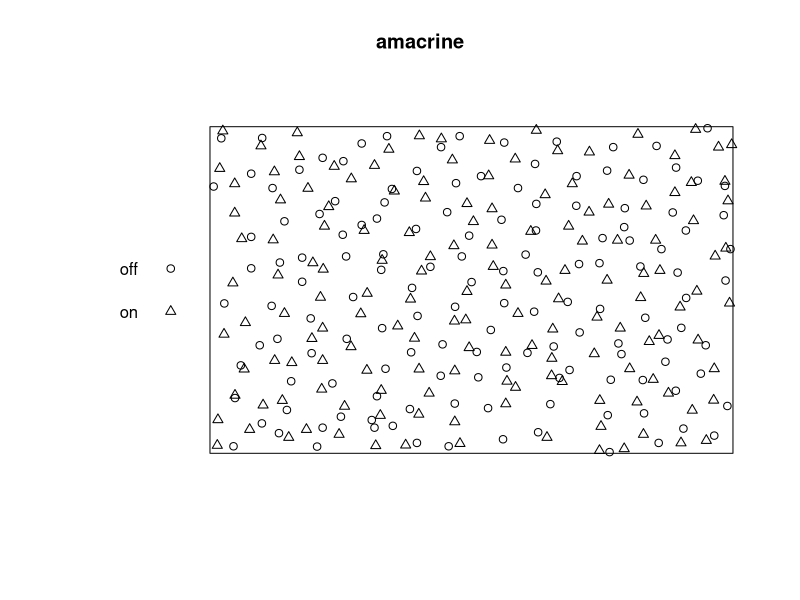
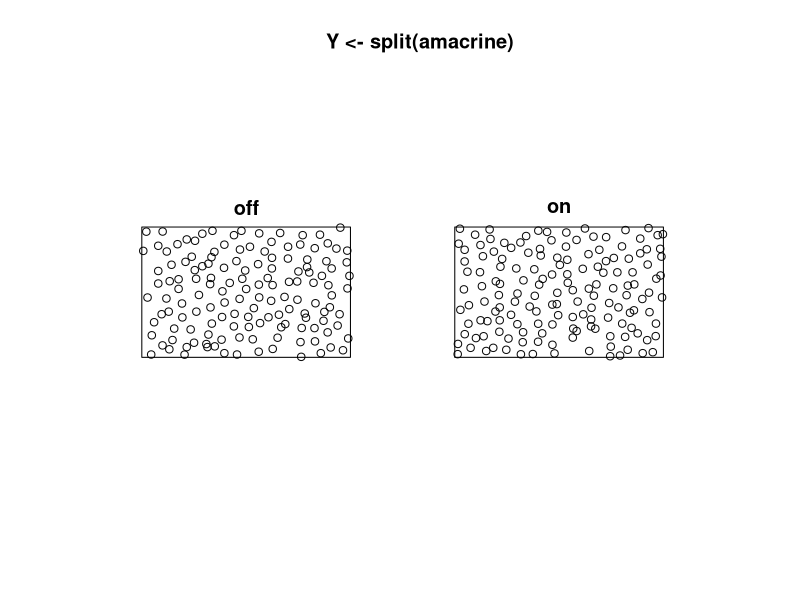
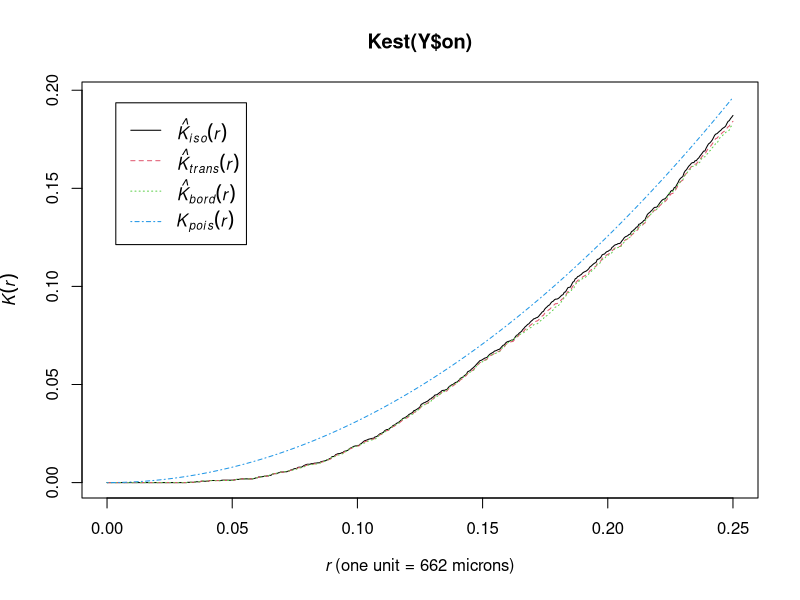
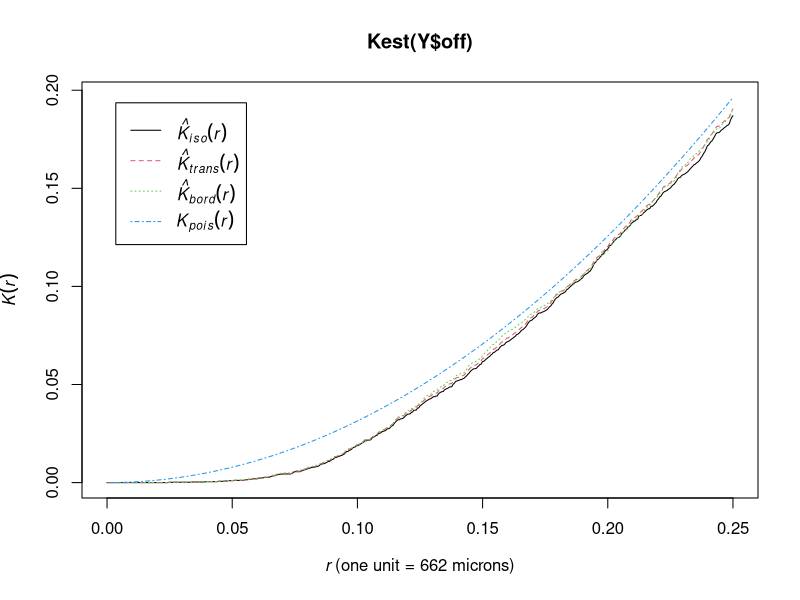
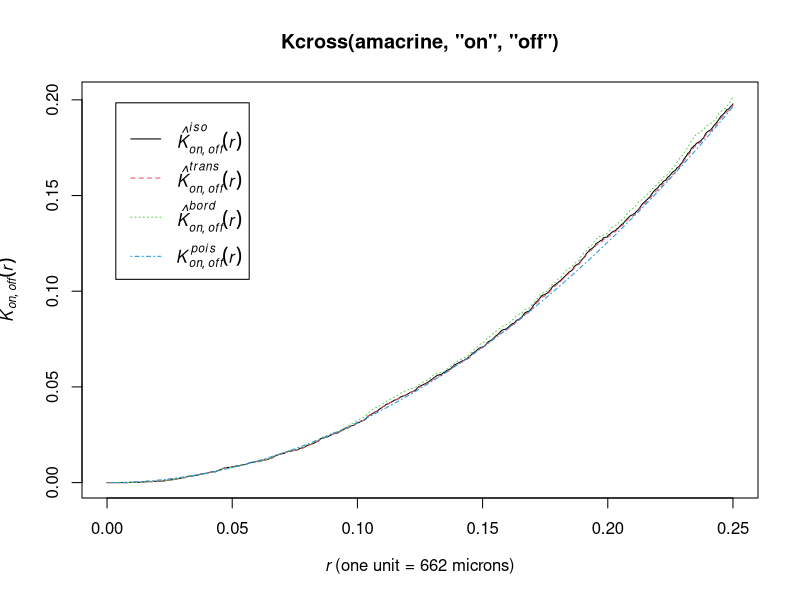
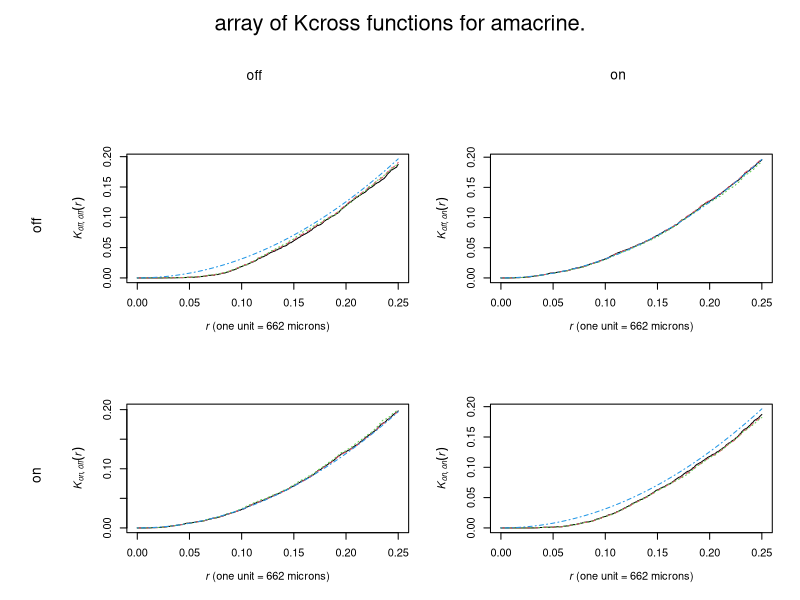
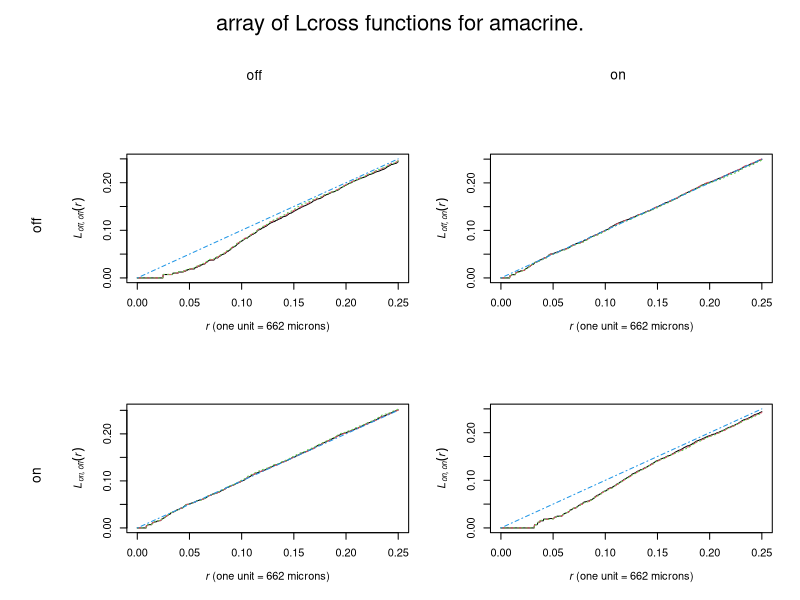
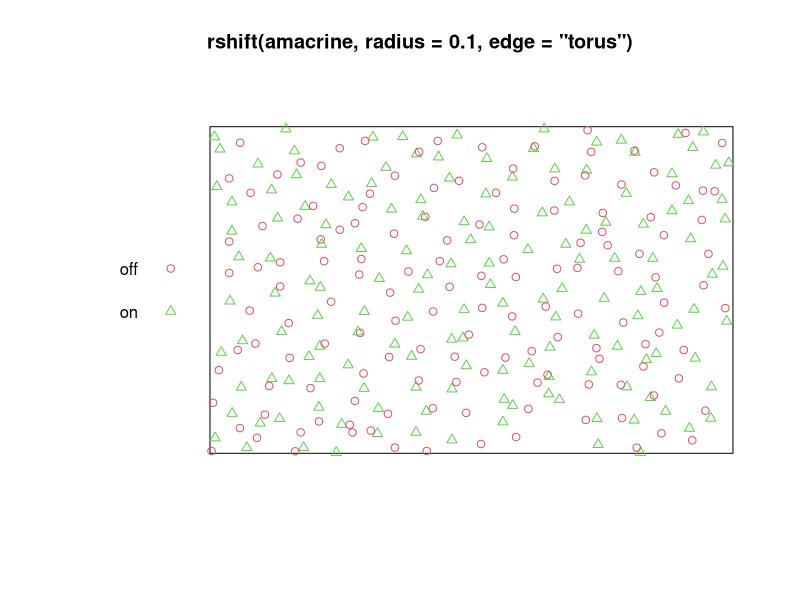

These charts were generated, in order, by the following R code:
#'      Workshop on analysing spatial point patterns with spatstat
#'                   Aalborg, April 2015
#' 
#'                   Lecturer's R script 
#'                  Session 11: Multitype summary functions and models
#' 
#'         Copyright (c) Adrian Baddeley and Ege Rubak 2015
#' 
library(spatstat)

plot(amacrine)
plot(Y <- split(amacrine))
plot(Kest(Y$on))
plot(Kest(Y$off))

plot(Kcross(amacrine, "on", "off"))

plot(alltypes(amacrine, Kcross))
plot(alltypes(amacrine, Lcross))

#' random shifts - for testing independence between components
plot(rshift(amacrine, radius=0.1, edge="torus"), cols=2:3)
#' repeat

#'   envelope() argument 'simulate'
simex <- expression(rshift(amacrine, radius=0.2, edge="torus"))
eval(simex)
eval(simex)
plot(envelope(amacrine, Kcross, nsim=39, simulate=simex))

#' 
mad.test(amacrine, Kcross, nsim=39, simulate=simex)
#' distance interval not too important for MAD test
dclf.test(amacrine, Kcross, nsim=39, simulate=simex, ginterval=c(0,0.1))
#' distance interval quite important for DCLF test

#' random labelling
plot(chorley,
     chars=c(16, 3), cex=c(1, 0.4), cols=2:3)
plot(rlabel(chorley), 
     chars=c(16, 3), cex=c(1, 0.4), cols=2:3)
#' [repeat]

#' [Hand made Monte Carlo test]
chorley.extra$incin
d2incin <- function(x,y) { (x-354.5)^2+(y-413.6)^2 }
sumd <- function(X) {
  Y <- split(X)$larynx
  sum(1/d2incin(Y$x, Y$y))
}
(obsval <- sumd(chorley))
simpats <- replicate(99, rlabel(chorley), simplify=FALSE)
simvals <- sapply(simpats, sumd)
mean(c(simvals, obsval) >= obsval)

#' Multitype point process models
R <- matrix(0.05, 2, 2)
fit <- ppm(amacrine ~ 1, MultiStrauss(radii=R))
fit
R1 <- diag(c(0.05, 0.05))
R1
fit1 <- ppm(amacrine ~ 1, MultiStrauss(radii=R1))
fit1

plot(simulate(fit1))

fitp <- profilepl(data.frame(R=seq(0.05, 0.15, by=0.005)),
                  function(R) MultiStrauss(radii=diag(c(R,R))),
                  amacrine~1)
fitp
plot(fitp)
fitopt <- as.ppm(fitp)

plot(simulate(fitopt))
